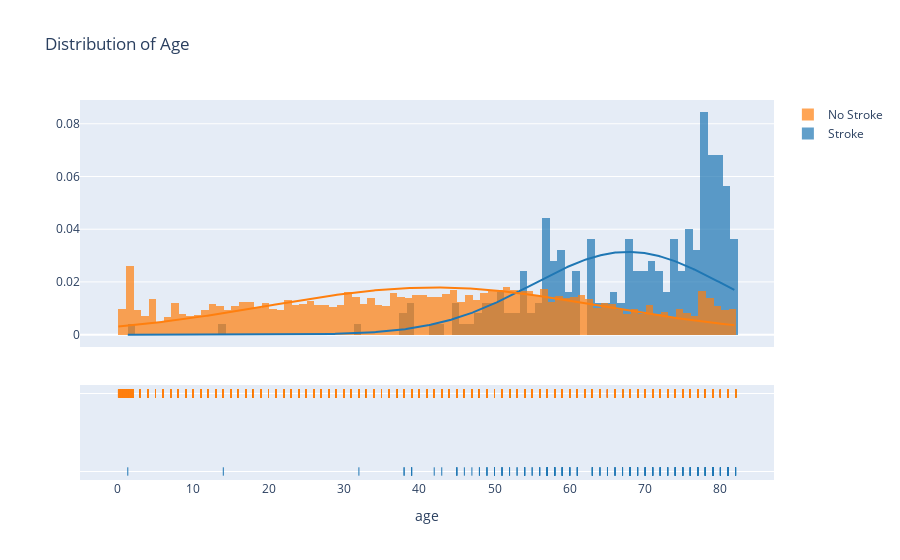

This figure's notebook cell:
### Markdown cell above
#### This graph shows the distribution of age in the dataset.

### Code cell
stroke=df[df["stroke"]==1].age
no_stroke=df[df["stroke"]==0].age
fig=ff.create_distplot([stroke,no_stroke],["Stroke","No Stroke"],curve_type="normal")
fig.update_layout(title="Distribution of Age" , xaxis_title="age")

### Figure 1 — Plotly figure (JSON) as saved in the notebook; plotly's stock layout.template omitted (floating-point values rounded to 4 significant figures; data arrays with more than 128 entries replaced by an {"elided": "..."} marker saying what was removed)
{"data": [{"autobinx": false, "histnorm": "probability density", "legendgroup": "Stroke", "marker": {"color": "rgb(31, 119, 180)"}, "name": "Stroke", "opacity": 0.7, "type": "histogram", "x": {"elided": "249 float values"}, "xaxis": "x", "xbins": {"end": 82, "size": 1, "start": 1.32}, "yaxis": "y"}, {"autobinx": false, "histnorm": "probability density", "legendgroup": "No Stroke", "marker": {"color": "rgb(255, 127, 14)"}, "name": "No Stroke", "opacity": 0.7, "type": "histogram", "x": {"elided": "4861 float values"}, "xaxis": "x", "xbins": {"end": 82, "size": 1, "start": 0.08}, "yaxis": "y"}, {"legendgroup": "Stroke", "marker": {"color": "rgb(31, 119, 180)"}, "mode": "lines", "name": "Stroke", "showlegend": false, "type": "scatter", "x": {"elided": "500 float values"}, "xaxis": "x", "y": {"elided": "500 float values"}, "yaxis": "y"}, {"legendgroup": "No Stroke", "marker": {"color": "rgb(255, 127, 14)"}, "mode": "lines", "name": "No Stroke", "showlegend": false, "type": "scatter", "x": {"elided": "500 float values"}, "xaxis": "x", "y": {"elided": "500 float values"}, "yaxis": "y"}, {"legendgroup": "Stroke", "marker": {"color": "rgb(31, 119, 180)", "symbol": "line-ns-open"}, "mode": "markers", "name": "Stroke", "showlegend": false, "type": "scatter", "x": {"elided": "249 float values"}, "xaxis": "x", "y": {"elided": "249 str values"}, "yaxis": "y2"}, {"legendgroup": "No Stroke", "marker": {"color": "rgb(255, 127, 14)", "symbol": "line-ns-open"}, "mode": "markers", "name": "No Stroke", "showlegend": false, "type": "scatter", "x": {"elided": "4861 float values"}, "xaxis": "x", "y": {"elided": "4861 str values"}, "yaxis": "y2"}], "layout": {"barmode": "overlay", "hovermode": "closest", "legend": {"traceorder": "reversed"}, "title": {"text": "Distribution of Age"}, "xaxis": {"anchor": "y2", "domain": [0, 1], "title": {"text": "age"}, "zeroline": false}, "yaxis": {"anchor": "free", "domain": [0.35, 1], "position": 0}, "yaxis2": {"anchor": "x", "domain": [0, 0.25], "dtick": 1, "showticklabels": false}}}
